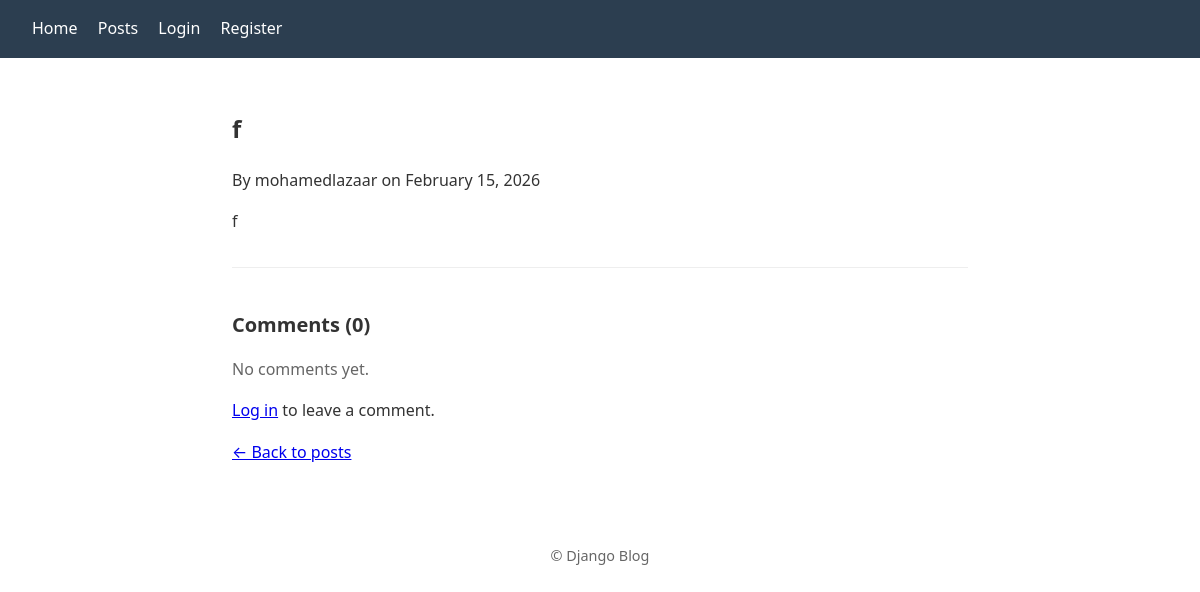
The app's page /posts/1/ with its own data.
### blog/models.py (models this page shows, shortened)
class Post(models.Model):
    title = models.CharField(max_length=200)
    content = models.TextField()
    published_date = models.DateTimeField(auto_now_add=True)
    author = models.ForeignKey(
        User,
        on_delete=models.CASCADE,
        related_name='posts',
    )

### blog/views.py (the view)
# urls.py: path("posts/<int:pk>/", views.PostDetailView.as_view(), name="post_detail"),
class PostDetailView(DetailView):
    model = Post
    context_object_name = "post"
    template_name = "blog/post_detail.html"
    def get_queryset(self):
        return super().get_queryset().select_related("author")
    def get_context_data(self, **kwargs):
        context = super().get_context_data(**kwargs)
        context["comments"] = self.object.comments.select_related("author").all()
        context["comment_form"] = CommentForm()
        return context

### blog/templates/blog/post_detail.html (shortened to what this page needs)
{% extends "blog/base.html" %}
{% block content %}
<article class="post-detail">
  <h1>{{ post.title }}</h1>
  <p class="meta">By {{ post.author.username }} on {{ post.published_date|date:"F j, Y" }}</p>
  <div class="post-content">{{ post.content|linebreaks }}</div>
</article>
<section class="comments-section">
  <h2>Comments ({{ comments|length }})</h2>
  {% for comment in comments %}
  <div class="comment">
    <p class="comment-meta">{{ comment.author.username }} &middot; {{ comment.created_at|date:"F j, Y, g:i a" }}{% if comment.updated_at != comment.created_at %} (edited){% endif %}</p>
    <p class="comment-content">{{ comment.content|linebreaks }}</p>
    {% if user.is_authenticated and user == comment.author %}
      <p class="comment-actions">
        <a href="{% url 'blog:comment_update' post.pk comment.pk %}">Edit</a>
        <a href="{% url 'blog:comment_delete' post.pk comment.pk %}" class="comment-delete">Delete</a>
      </p>
    {% endif %}
  </div>
  {% empty %}
  <p class="no-comments">No comments yet.</p>
  {% endfor %}
  {% if user.is_authenticated %}
  <div class="comment-form-wrap">
    <h3>Add a comment</h3>
    <form method="post" action="{% url 'blog:comment_create' post.pk %}" class="auth-form comment-form">
      {% csrf_token %}
      {{ comment_form.as_p }}
      <button type="submit">Post comment</button>
    </form>
  </div>
  {% else %}
  <p><a href="{% url 'blog:login' %}">Log in</a> to leave a comment.</p>
  {% endif %}
</section>
<p><a href="{% url 'blog:post_list' %}">&larr; Back to posts</a></p>
{% endblock %}

### blog/static/blog/css/styles.css (style rules this page uses)
* { box-sizing: border-box; }
body { font-family: system-ui, -apple-system, sans-serif; line-height: 1.6; margin: 0; padding: 0; color: #333; }
.post-detail .post-content { margin: 1rem 0; }
.comments-section { margin-top: 2rem; padding-top: 1.5rem; border-top: 1px solid #eee; }
.comments-section h2 { font-size: 1.25rem; margin-bottom: 1rem; }
.no-comments { color: #666; }

### records on screen
Post: title "f", author.username "mohamedlazaar", published_date "February 15, 2026", content "f"

### other values on screen
{{ comments|length }} "0"
